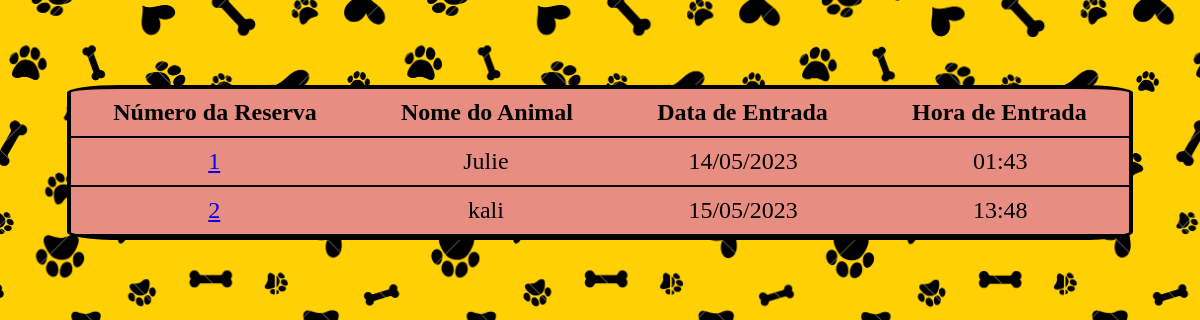
The page /lista_reservas/ (signed in) on the database as committed earlier.
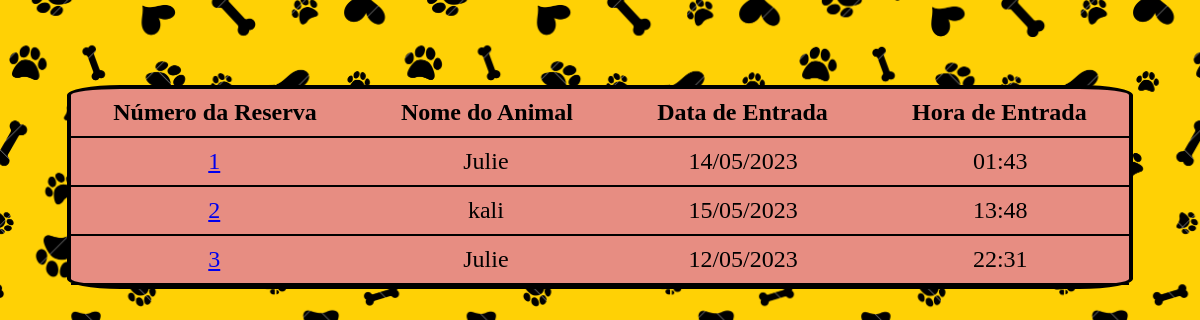
The same page on the database as committed later.
### hotel/models.py (models this page shows, shortened)
class Reserva(models.Model):
    pet = models.ForeignKey(FichaDog, on_delete=models.CASCADE)
    num_reserva = models.IntegerField(primary_key=True, editable=False)
    data_entrada = models.DateField()
    data_saida = models.DateField()
    hora_entrada = models.TimeField()
    usuario  = models.ForeignKey(User, on_delete=models.CASCADE)
    HORARIO_CHOICES = (('2x_dia', 'Duas vezes por dia'),('3x_dia', 'Três vezes por dia'),('personalizado', 'Horário personalizado'),)
    horario_alimentacao = models.CharField(max_length=20, choices=HORARIO_CHOICES)
    horario_personalizado = models.CharField(max_length=20, blank=True, null=True)
    instrucoes_medicamentos = models.CharField(max_length=100, blank=True, null=True)
    ACEITAR_CHOICES = (('Sim', 'Duas vezes por dia'),('3x_dia', 'Três vezes por dia'),('personalizado', 'Horário personalizado'),)
    autorizacao_para_cuidados_medicos = models.BooleanField(default=False, choices=[(False, 'Não'), (True, 'Sim')])
    servicos_adicionais = models.ForeignKey('hotel.ServicosAdicionais', blank=True,null=True, on_delete=models.CASCADE)
    pago = models.BooleanField(default=False, null=True, choices=[(False, 'Não'), (True, 'Sim')])
    class Meta:
            db_table = 'Reserva_Hotel'

### ficha/models.py (models this page shows, shortened)
class FichaDog(models.Model):
    nome = models.CharField(max_length=100, primary_key=True)
    raca = models.CharField(max_length=100)
    idade = models.PositiveIntegerField()
    sexo = models.CharField(max_length=1, choices=(('M', 'Macho'), ('F', 'Fêmea')))
    peso = models.DecimalField(max_digits=5, decimal_places=2)
    tipo_alimentacao = models.CharField(max_length=100)
    restricoes_alimentares = models.CharField(max_length=100, blank=True, null=True)
    nome_tutor = models.CharField(max_length=100,blank=True)
    contato_tutor = models.CharField(max_length=100)
    cpf_tutor = models.PositiveIntegerField()
    endereco = models.TextField(max_length=100)
    veterinario_cao = models.CharField(max_length=100,blank=True, null=True)
    observacoes = models.TextField(blank=True, null=True)
    data = models.DateTimeField(auto_now_add=True)
    class Meta:
            db_table = 'Ficha_Dog'

### hotel/views.py (the view)
# urls.py: path('lista_reservas/', views.reserva_list, name='lista_reserva'),
@login_required(login_url="/auth/login/")
def reserva_list(request):
    hoje = date.today()  # obtém a data atual
    reservas = Reserva.objects.filter(data_saida__gte=hoje)
    context = {
        'reservas': reservas
    }
    return render(request, 'lista_reservas.html', context)

### hotel/templates/lista_reservas.html (shortened to what this page needs)
<!DOCTYPE html>
<html>
  <head>
    {% load static %}
    <link rel="stylesheet" type="text/css" href="{% static 'css/style_lista_reserva1.css' %}">
  </head>
  <body>
    <table class="form">
        <thead class="legenda">
          <tr class="tr">
            <th>Número da Reserva</th>
            <th>Nome do Animal</th>
            <th>Data de Entrada</th>
            <th>Hora de Entrada</th>
          </tr>
        </thead>
        <br>
        <tbody>
          {% for reserva in reservas %}
          <tr>
            <td class='num'><a href="{% url 'caixa:caixa' num_reserva=reserva.pk %}" class="btn btn-primary">{{ reserva.num_reserva }}</td>
            <td class='nome'>{{ reserva.pet.nome}}</td>
            <td class='data'>{{ reserva.data_entrada |date:"d/m/Y"}}</td>
            <td class='entrada'>{{ reserva.hora_entrada }}</td>
          </tr>
          {% endfor %}
        </tbody>
    </table>
  </body>
</html>

Rows that differ between the two databases and show on the page:
added Reserva: num_reserva "3", pet.nome "Julie", data_entrada "12/05/2023", hora_entrada "22:31"
